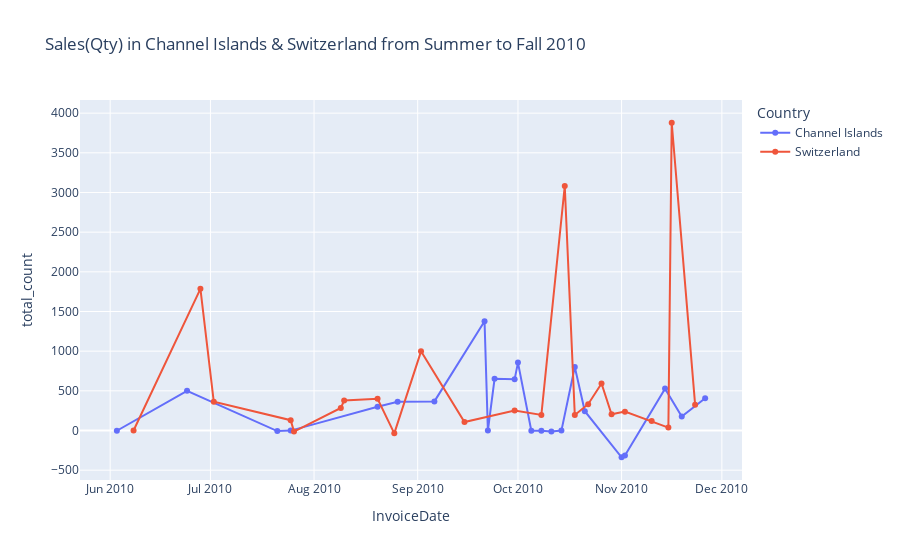

The notebook cell saved with this chart:
### Code cell
fig = px.line(sales_inv_sales_country, x='InvoiceDate', y='total_count', color='Country',
                  hover_data=['InvoiceDate','total_count'], markers=True, \
                           title='Sales(Qty) in Channel Islands & Switzerland from Summer to Fall 2010')
fig.show()

### Figure 1 — Plotly figure (JSON) as saved in the notebook; plotly's stock layout.template omitted (floating-point values rounded to 4 significant figures)
{"data": [{"hovertemplate": "Country=Channel Islands<br>InvoiceDate=%{x}<br>total_count=%{y}<extra></extra>", "legendgroup": "Channel Islands", "line": {"color": "#636efa", "dash": "solid"}, "marker": {"symbol": "circle"}, "mode": "lines+markers", "name": "Channel Islands", "orientation": "v", "showlegend": true, "type": "scatter", "x": ["2010-06-03T00:00:00", "2010-06-24T00:00:00", "2010-07-21T00:00:00", "2010-07-25T00:00:00", "2010-08-20T00:00:00", "2010-08-26T00:00:00", "2010-09-06T00:00:00", "2010-09-21T00:00:00", "2010-09-22T00:00:00", "2010-09-24T00:00:00", "2010-09-30T00:00:00", "2010-10-01T00:00:00", "2010-10-05T00:00:00", "2010-10-08T00:00:00", "2010-10-11T00:00:00", "2010-10-14T00:00:00", "2010-10-18T00:00:00", "2010-10-21T00:00:00", "2010-11-01T00:00:00", "2010-11-02T00:00:00", "2010-11-14T00:00:00", "2010-11-19T00:00:00", "2010-11-26T00:00:00"], "xaxis": "x", "y": [-3, 500, -7, -1, 300, 362, 367, 1377, 0, 652, 645, 856, -2, -2, -12, -1, 800, 243, -337, -316, 528, 177, 406], "yaxis": "y"}, {"hovertemplate": "Country=Switzerland<br>InvoiceDate=%{x}<br>total_count=%{y}<extra></extra>", "legendgroup": "Switzerland", "line": {"color": "#EF553B", "dash": "solid"}, "marker": {"symbol": "circle"}, "mode": "lines+markers", "name": "Switzerland", "orientation": "v", "showlegend": true, "type": "scatter", "x": ["2010-06-08T00:00:00", "2010-06-28T00:00:00", "2010-07-02T00:00:00", "2010-07-25T00:00:00", "2010-07-26T00:00:00", "2010-08-09T00:00:00", "2010-08-10T00:00:00", "2010-08-20T00:00:00", "2010-08-25T00:00:00", "2010-09-02T00:00:00", "2010-09-15T00:00:00", "2010-09-30T00:00:00", "2010-10-08T00:00:00", "2010-10-15T00:00:00", "2010-10-18T00:00:00", "2010-10-22T00:00:00", "2010-10-26T00:00:00", "2010-10-29T00:00:00", "2010-11-02T00:00:00", "2010-11-10T00:00:00", "2010-11-15T00:00:00", "2010-11-16T00:00:00", "2010-11-23T00:00:00"], "xaxis": "x", "y": [0, 1786, 362, 130, -13, 284, 378, 400, -36, 998, 107, 251, 196, 3082, 195, 332, 593, 205, 238, 119, 37, 3879, 326], "yaxis": "y"}], "layout": {"legend": {"title": {"text": "Country"}, "tracegroupgap": 0}, "title": {"text": "Sales(Qty) in Channel Islands & Switzerland from Summer to Fall 2010"}, "xaxis": {"anchor": "y", "domain": [0, 1], "title": {"text": "InvoiceDate"}}, "yaxis": {"anchor": "x", "domain": [0, 1], "title": {"text": "total_count"}}}}
